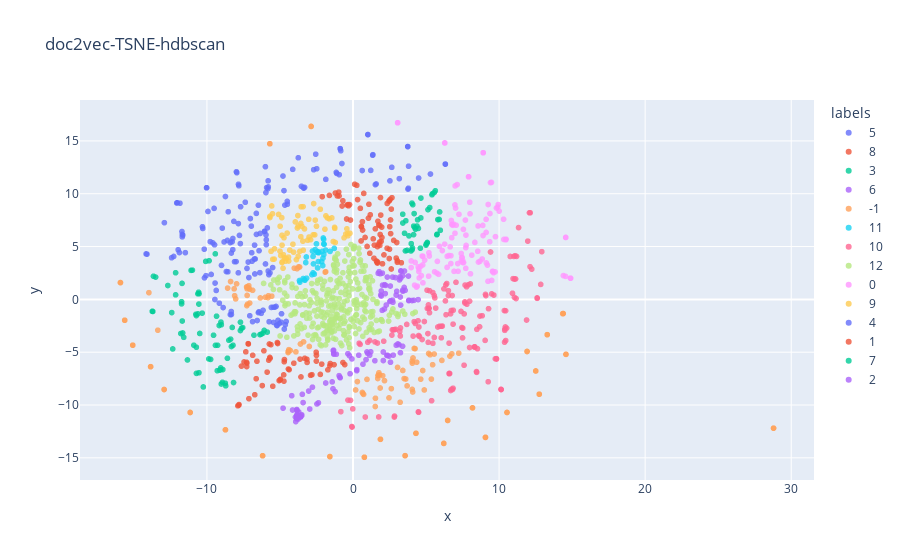

Here is the notebook cell this chart was saved with:
### Code cell
clusterer, df3 = hdbs(30, tsne_df)
hdbs_scatter("doc2vec-TSNE-hdbscan", df3)
sns.distplot(clusterer.outlier_scores_[np.isfinite(clusterer.outlier_scores_)], rug=True)

### Figure 1 — Plotly figure (JSON) as saved in the notebook; plotly's stock layout.template omitted (floating-point values rounded to 4 significant figures; data arrays with more than 128 entries replaced by an {"elided": "..."} marker saying what was removed)
{"data": [{"hovertemplate": "<b>%{hovertext}</b><br><br>labels=5<br>x=%{x}<br>y=%{y}<extra></extra>", "hovertext": {"elided": "131 str values"}, "legendgroup": "5", "marker": {"color": "#636efa", "opacity": 0.8, "symbol": "circle"}, "mode": "markers", "name": "5", "showlegend": true, "type": "scattergl", "x": {"elided": "131 float values"}, "xaxis": "x", "y": {"elided": "131 float values"}, "yaxis": "y"}, {"hovertemplate": "<b>%{hovertext}</b><br><br>labels=8<br>x=%{x}<br>y=%{y}<extra></extra>", "hovertext": ["(주)밀모 빨강치마 야영장", "W글램핑", "가평설악 하늘계곡 캠핑장", "강화캠핑파크", "구미 캠핑장", "굼벵이캠핑농원", "글램핑 앤 카라반 (포항)", "깊은골캠핑장", "깊이울관광농원", "나주 죽산보 오토캠핑장", "놀터글램핑", "뉴욕카라반", "단양 천동계곡 캠핑장 그린농원", "대풍바위 오토캠핑장", "덕암호캠핑장", "또올래캠핑장", "마검포 힐링캠핑장", "무주카라반", "문암생태공원", "물의나라 캠핑장", "베스트필드", "보광농촌체험휴양마을", "봉평마가리 캠핑장", "산내들 패밀리 어드벤처파크", "샛별글램핑", "서후리캠핑장", "아날로거 무릉도원점", "에코힐글램핑", "예원캠핑장", "오커빌리지", "오페라캠핑장", "올덴캠핑장", "완도 명사십리 오토캠핑장", "용수 그린랜드", "우니메이카 캠핑장 양양점", "자유인의 카라반", "작은쉼터야영장", "정선군생태체험학습장야영장", "캠프 에이프릴", "캠프ing 오토캠핑장", "캠프수풀이", "캠프포레", "코뿔소글램핑", "코코로망스", "쿵쿵소 캠핑장", "태안별빛오토캠핑장", "편백힐(치유의숲)야영장", "포천자연마을 서울캠핑장", "푸른섬 캠핑장", "피아골오토캠핑장", "함양 용추 오토캠핑장", "함허동천야영장", "합천해피캠핑", "홀리데이캠핑장", "횡성초보캠핑장"], "legendgroup": "8", "marker": {"color": "#EF553B", "opacity": 0.8, "symbol": "circle"}, "mode": "markers", "name": "8", "showlegend": true, "type": "scattergl", "x": [-5.058, -5.62, -7.461, -3.563, -6.211, -2.906, -4.423, -7.163, -7.264, -2.522, -2.812, -3.624, -5.493, -4.372, -6.63, -0.6875, -1.721, -7.289, -4.97, -4.994, -5.181, -2.505, -3.156, -6.099, -5.77, -1.584, -4.695, -5.159, -3.143, -4.745, -4.709, -4.052, -4.729, -6.868, -3.307, -2.237, -2.511, -0.5657, -6.726, -5.676, -6.577, -5.727, -7.885, -7.128, -7.339, -7.179, -7.279, -7.805, -5.879, -2.146, -1.298, -5.697, -7.82, -7.639, -1.558], "xaxis": "x", "y": [-7.687, -4.289, -5.924, -7.34, -8.161, -7.189, -6.59, -4.22, -6.033, -5.005, -7.133, -5.654, -8.223, -6.655, -7.511, -5.978, -6.671, -5.952, -7.573, -7.624, -4.088, -5.297, -5.671, -4.868, -5.752, -6.271, -5.698, -4.177, -5.966, -7.146, -5.903, -6.043, -7.742, -5.29, -5.578, -7.103, -5.843, -6.18, -9.029, -5.576, -5.856, -4.223, -10.08, -9.401, -4.967, -4.192, -6.36, -9.957, -6.885, -6.129, -6.18, -5.492, -10.01, -6.319, -6.072], "yaxis": "y"}, {"hovertemplate": "<b>%{hovertext}</b><br><br>labels=3<br>x=%{x}<br>y=%{y}<extra></extra>", "hovertext": ["(주)쉐르빌리안티티", "김포 황토테마파크", "내리 캠핑장", "누룽지", "달궁자동차 야영장", "대가야역사테마관광지 캠핑장", "대관령솔내음오토캠핑장", "대궐오토캠핑장", "대청호 로하스 캠핑장", "둥글이네", "리스캐빈", "마루노리", "민주지산 자연휴양림", "바다의 별 관광농원", "별헤는 밤", "블루밍", "산노리 캠핑장", "산호야관광농원", "삼계리주말농원캠핑장", "소금강마을에코센터 오토캠핑장", "순천국민여가캠핑장", "숲속의야영장", "시목 야영장", "신화가족목공체험 캠핑소", "심학산야영장", "약수골 캠프촌 오토캠핑장", "오크밸리카라반캠핑장", "용문산 해와달", "우리들캠핑장", "원주두리캠핑장", "전주 도란도란카라반", "제천승마오토캠핑장", "중랑캠핑숲", "지리산오도재힐링캠핑장", "천왕산 가족캠핑장", "청양 칠갑산 오토캠핑장", "캠핑월드", "티피 캠핑장", "헤밍웨이 글램핑", "화순 고인돌 오토캠핑장"], "legendgroup": "3", "marker": {"color": "#00cc96", "opacity": 0.8, "symbol": "circle"}, "mode": "markers", "name": "3", "showlegend": true, "type": "scattergl", "x": [5.93, 5.068, 5.405, 3.404, 5.134, 4.381, 4.996, 5.015, 4.644, 4.046, 3.527, 3.969, 5.807, 5.561, 4.145, 4.422, 4.155, 4.094, 5.976, 4.612, 5.755, 5.634, 4.649, 5.735, 5.086, 4.476, 3.588, 3.411, 3.616, 3.987, 4.068, 3.704, 5.44, 4.183, 3.832, 4.037, 4.273, 5.901, 5.255, 4.229], "xaxis": "x", "y": [8.278, 5.331, 9.902, 8.061, 8.494, 6.944, 5.135, 5.24, 7.712, 4.692, 6.257, 4.583, 7.553, 10.11, 6.128, 7.531, 6.935, 8.963, 6.542, 4.848, 6.166, 10.28, 9.589, 6.118, 5.387, 6.719, 4.589, 7.23, 7.441, 5.276, 4.867, 4.638, 10.0, 8.12, 6.009, 9.113, 6.639, 7.567, 8.687, 6.795], "yaxis": "y"}, {"hovertemplate": "<b>%{hovertext}</b><br><br>labels=6<br>x=%{x}<br>y=%{y}<extra></extra>", "hovertext": ["(주)아웃오브파크", "가평썬 캠핑", "간현관광지 캠핑장", "강가민박캠핑장", "강변사리 캠핑장", "경주초우오토캠핑장", "계방산 오토캠핑장", "고대산캠핑리조트", "고성다이노캠핑장", "고성잔디캠핑장", "공주계곡캠핑장", "구암농원", "금대자동차야영장", "꽃주렁나무주렁캠핑장", "나라펜션캠핑장", "농어바위캠핑장", "늘솔길 캠핑장", "다놀자캠핑장", "단풍숲캠핑장", "달숲스테이", "담양 금성산성 오토캠핑장", "대기리산촌체험학교야영장", "대명캠프 팜랜드", "대부도나라캠핑장", "대천오토캠핑장", "대천해수욕장 야영장", "돈내미농장", "돌배야영장(제1야영장)", "동그라미캠핑장", "두곡해수욕장야영장", "만석꾼 캠핑장", "맑음터공원 캠핑장", "명돈골 캠핑장", "무도글램핑", "무안황토갯벌랜드 오토캠핑장", "문경 단산 숲속 캠핑장", "문경레저투어 캠핑장", "문수골 힐링캠핑장", "백자동 캠핑장", "봉화솔향가득서울캠핑장", "블루웨일 빌리지", "산타캠핑장", "상주보 오토캠핑장", "새연리조트글램핑홍천점", "서울대공원야영장", "석양마을 주포", "소요별앤숲테마파크", "속리산 사계절 캠핑장", "속초 밤하늘글램핑", "속초해변 국민여가캠핑장", "솔내음캠핑장", "솔밭야영장", "솔밭캠프", "에버그린빌리지", "엘리캠핑장", "여울소리", "영산강 승촌보캠핑장", "예당관광지 국민여가캠핑장", "오름새", "용천수캠핑장", "월드니스", "월성 산아래 글램핑", "인제캠핑타운", "자연에 머물다", "정원캠핑장", "진밭골야영장", "채움카라반리조트", "청도글램핑", "청천 화양동관광농원 초롱이캠핑장", "치악신림오토캠핑장", "클럽프리모", "태화연캠핑장", "판운캠핑장", "평창 태기산 캠핑장 펜션", "프라임캠핑장", "프린세스 캠핑장", "합천호 코지캠핑장", "황산캠핑장", "힐링아일랜드 글램핑"], "legendgroup": "6", "marker": {"color": "#ab63fa", "opacity": 0.8, "symbol": "circle"}, "mode": "markers", "name": "6", "showlegend": true, "type": "scattergl", "x": [2.752, -1.317, -3.418, -2.47, -1.314, -2.779, 0.8904, -0.2019, -3.838, -4.195, -1.333, -4.139, -3.849, -0.3498, -3.826, -3.839, 0.3937, -3.791, -3.587, -3.842, -3.47, 2.075, 0.9561, -3.849, 0.2566, -3.848, 2.465, -3.939, -3.713, -2.37, 0.682, -3.58, -3.831, -1.37, -3.797, -2.961, 3.07, -3.836, 1.213, -3.037, -3.84, -3.822, -1.142, 1.496, -0.2459, -3.513, -3.76, -4.789, -1.426, -3.921, -3.834, -3.832, -3.85, -0.8786, 2.074, -3.634, 1.011, -3.597, -3.855, 2.566, -0.9524, -3.595, -1.356, -1.227, -3.849, 3.393, 1.139, -0.07382, 2.366, -3.603, -1.869, -3.516, 0.2615, 3.148, 2.314, 3.246, -0.9009, -3.848, 2.956], "xaxis": "x", "y": [-5.276, -5.12, -9.771, -9.901, -5.187, -8.308, -5.705, -7.039, -11.15, -9.117, -4.803, -10.47, -11.29, -5.141, -10.54, -11.16, -5.286, -10.95, -11.1, -11.12, -8.987, -4.98, -4.976, -10.43, -6.753, -11.29, -5.374, -11.14, -10.66, -9.791, -6.134, -11.11, -10.98, -8.467, -11.13, -10.38, -4.218, -10.91, -4.962, -8.68, -11.15, -11.1, -5.19, -5.806, -5.331, -11.0, -11.33, -10.3, -7.808, -11.57, -10.48, -11.18, -11.29, -7.417, -5.793, -11.12, -5.112, -11.14, -11.02, -5.948, -7.221, -11.11, -4.859, -8.728, -11.31, -4.438, -5.286, -5.639, -5.299, -11.12, -7.914, -10.92, -6.65, -4.296, -5.308, -5.046, -7.37, -11.28, -4.339], "yaxis": "y"}, {"hovertemplate": "<b>%{hovertext}</b><br><br>labels=-1<br>x=%{x}<br>y=%{y}<extra></extra>", "hovertext": {"elided": "139 str values"}, "legendgroup": "-1", "marker": {"color": "#FFA15A", "opacity": 0.8, "symbol": "circle"}, "mode": "markers", "name": "-1", "showlegend": true, "type": "scattergl", "x": {"elided": "139 float values"}, "xaxis": "x", "y": {"elided": "139 float values"}, "yaxis": "y"}, {"hovertemplate": "<b>%{hovertext}</b><br><br>labels=11<br>x=%{x}<br>y=%{y}<extra></extra>", "hovertext": ["(주)태평소금 천일염 힐링캠프", "가평무릉도원캠핑장", "국립검마산자연휴양림", "그림나래 힐링캠프", "내설악 글램핑 파크", "내소힐링캠프", "더반 힐 글램핑", "두리캠핑장", "두밀숲캠핑장", "라포레캠핑장", "무릉계곡힐링캠핑장", "미산분교 캠핑장", "숲속가든 캠핑장", "스카이 펜션&캠핑장", "신선계곡 야영장", "양주산막골캠핑장", "양주시 미술관옆 캠핑장", "에코유 캠핑장", "영덕 고래불 국민 야영장", "예그리나숲", "오글오글오토캠핑장", "월악파인오토캠핑장", "유니의바다 카라반캠핑장", "청간정 콘도 카라반 캠핑장", "캠핑소리251", "코코비발디 글램핑", "토토큰바위 캠핑장", "포시즌 캠핑장", "폴라리스야영장", "학마을캠프", "호반오토캠핑장", "호수산장관광농원", "화왕산자연휴양림", "후평숲캠핑장", "히어리캠핑장"], "legendgroup": "11", "marker": {"color": "#19d3f3", "opacity": 0.8, "symbol": "circle"}, "mode": "markers", "name": "11", "showlegend": true, "type": "scattergl", "x": [-2.464, -2.377, -3.407, -2.412, -3.294, -2.07, -2.055, -2.736, -2.038, -2.01, -2.339, -2.65, -2.425, -1.285, -2.589, -3.194, -1.573, -1.977, -2.501, -2.001, -3.323, -2.373, -2.737, -2.15, -2.815, -3.664, -2.392, -3.638, -3.235, -2.774, -2.708, -1.995, -1.878, -2.109, -3.179], "xaxis": "x", "y": [4.457, 4.424, 1.972, 4.528, 1.815, 3.201, 3.901, 2.511, 5.811, 5.684, 4.429, 2.394, 2.979, 4.827, 4.711, 4.014, 4.54, 5.211, 5.257, 5.255, 1.853, 3.575, 4.072, 3.57, 2.338, 1.786, 4.493, 1.63, 3.481, 4.57, 3.356, 4.241, 4.67, 4.542, 2.003], "yaxis": "y"}, {"hovertemplate": "<b>%{hovertext}</b><br><br>labels=10<br>x=%{x}<br>y=%{y}<extra></extra>", "hovertext": {"elided": "147 str values"}, "legendgroup": "10", "marker": {"color": "#FF6692", "opacity": 0.8, "symbol": "circle"}, "mode": "markers", "name": "10", "showlegend": true, "type": "scattergl", "x": {"elided": "147 float values"}, "xaxis": "x", "y": {"elided": "147 float values"}, "yaxis": "y"}, {"hovertemplate": "<b>%{hovertext}</b><br><br>labels=12<br>x=%{x}<br>y=%{y}<extra></extra>", "hovertext": {"elided": "297 str values"}, "legendgroup": "12", "marker": {"color": "#B6E880", "opacity": 0.8, "symbol": "circle"}, "mode": "markers", "name": "12", "showlegend": true, "type": "scattergl", "x": {"elided": "297 float values"}, "xaxis": "x", "y": {"elided": "297 float values"}, "yaxis": "y"}, {"hovertemplate": "<b>%{hovertext}</b><br><br>labels=0<br>x=%{x}<br>y=%{y}<extra></extra>", "hovertext": ["J글램핑", "stay714", "㈜제주글램핑", "가람리조트", "가족쉼터", "고길동 캠핑장", "그루터기캠핑장", "금계관광농원", "금은모래 캠핑장", "달숲 캠핑장", "당진해양캠핑공원", "대저생태공원 캠핑장", "대회산캠핑장", "더 프라우드", "덕산해변 캠핑장", "덕이네 펜션&캠핑", "도명산캠핑장", "독립기념관 캠핑장", "돌배야영장(제2야영장)", "돌산캠핑장", "득량만풍광휴식센터", "들꽃피는언덕 캠핑장", "로하스 캠핑장", "리버힐즈 캠핑장", "리프레쉬 캠핑장", "마령큰시내들캠핑장", "마로니에숲 캠핑장", "마루한캠핑장", "마운틴 캠핑장", "마운틴캠핑장", "마인드 글램퍼스", "만정캠핑장", "매물도야영장", "매봉힐링쉼터오토캠핑장", "맹방 비치캠핑장", "메가오토캠핑장", "명성가족캠핑촌", "명성산글램핑", "몽산포오토캠핑장", "무지개서는 마을", "문경수예리오토캠핑장", "문라이트캠핑장", "방아텃골 관광농원", "범도오토캠핑장", "변산 오토캠핑장", "별아래 캠핑장", "보리산캠핑장", "북한산 캠핑장", "비슬산숲속오토캠핑장", "사계절 글램핑", "사계절 야영장", "사계절오토캠핑장", "산여울캠핑장", "삼남매와 뭉치네 캠핑장", "삼정오토캠핑장", "새들펜션캠핑장", "선바위자연캠핑장", "섬바위 오토캠핑장", "세종 합강캠핑장", "소풍가는날펜션 오토캠핑장", "솔뜰 캠핑장", "솔바람 캠핑장", "솔향기캠핑장", "송천떡마을야영장", "숲속 동키마을 캠핑장", "스카이글램핑", "스카이랜드리조트", "신어산자연숲캠핑장", "써니밸리 오토캠핑장", "아라야영장", "아산글램핑캠핑장", "양양오색 휴랜드 야영장", "어라운드 빌리지", "어망골 캠핑장", "에뜨유명산캠핑장", "엘포리글램핑", "여주참숯마을 캠핑장", "연곡해변 솔향기캠핑장", "영월 동강오토캠핑장", "욕지도 관광농원", "용문산 자연휴양림", "운문산군립공원 소머리 야영장", "운일암반일암관광지 야영장", "울주해양레포츠센터 야영장", "유명산힐링캠프", "이안숲속오토캠핑장", "임랑카라반파크", "자우림캠핑장", "장호비치캠핑장", "정든 캠핑장", "주노글램핑 인 광주", "청계동 솔바람야영장", "초리 포레스트", "춘천캠핑월드", "충북대학교 천문대천문체험학교", "충주반딧불 오토캠핑장", "캠프오슬로", "캠핑포유 캠핑장", "클럽레스피아", "파인힐빌리지 캠핑장", "팔리봉캠핑장", "포레스트 캠핑장", "핀란드캠핑장", "하느제캠핑장", "하늘빛수목원", "하얀여울", "학암포 퍼스트 캠핑장", "학암포나로야영장", "한탄강관광지 오토캠핑장", "해오름 관광농원", "호명산 캠프", "화천 휴캠핑장"], "legendgroup": "0", "marker": {"color": "#FF97FF", "opacity": 0.8, "symbol": "circle"}, "mode": "markers", "name": "0", "showlegend": true, "type": "scattergl", "x": [8.844, 9.478, 14.56, 6.444, 4.786, 10.31, 6.835, 7.719, 6.115, 3.982, 9.252, 6.566, 7.557, 5.922, 6.284, 4.532, 3.057, 10.46, 4.771, 8.34, 6.648, 6.892, 9.56, 5.739, 7.417, 8.884, 9.111, 10.48, 4.4, 4.215, 6.73, 9.497, 7.695, 7.566, 6.284, 7.02, 6.978, 9.413, 9.356, 7.407, 4.785, 5.224, 6.991, 7.915, 6.759, 7.744, 9.939, 14.55, 9.727, 4.681, 8.913, 8.913, 7.91, 5.776, 7.17, 5.176, 9.376, 5.195, 4.457, 7.062, 7.524, 4.904, 7.72, 7.471, 5.586, 9.903, 14.4, 6.699, 3.057, 14.56, 10.01, 4.731, 7.255, 9.624, 6.705, 7.193, 9.132, 9.752, 9.822, 8.012, 7.454, 8.59, 9.549, 6.781, 9.241, 6.917, 4.255, 4.643, 3.984, 10.32, 8.041, 9.204, 14.9, 7.732, 7.519, 6.44, 8.563, 9.113, 8.902, 4.345, 8.686, 14.88, 6.274, 8.13, 6.981, 6.768, 4.513, 4.508, 5.858, 8.538, 7.991, 7.129], "xaxis": "x", "y": [3.823, 11.07, 5.864, 4.078, 1.564, 7.586, 7.008, 4.892, 4.619, 3.012, 8.98, 4.152, 6.626, 5.022, 14.81, 2.031, 16.72, 5.64, 3.264, 5.392, 4.972, 7.121, 2.653, 2.488, 3.635, 7.002, 7.576, 5.696, 1.255, 1.345, 7.467, 1.793, 7.508, 3.489, 14.81, 8.647, 8.942, 11.05, 5.456, 4.342, 4.085, 4.106, 10.74, 11.61, 5.835, 5.106, 8.973, 2.178, 2.6, 2.245, 13.88, 13.88, 11.6, 3.599, 3.388, 2.195, 8.127, 4.415, 3.068, 7.024, 3.485, 3.717, 2.941, 3.956, 2.616, 8.738, 2.252, 3.392, 16.72, 5.863, 8.356, 4.1, 8.051, 2.527, 4.135, 2.661, 3.446, 5.937, 8.65, 8.096, 3.963, 3.532, 2.637, 7.108, 1.713, 2.653, 3.495, 3.143, 3.636, 5.674, 2.418, 3.244, 2.001, 6.085, 3.644, 3.029, 6.95, 6.338, 6.045, 1.164, 3.601, 2.008, 5.226, 4.186, 6.256, 7.087, 2.891, 2.636, 2.369, 4.551, 9.195, 10.87], "yaxis": "y"}, {"hovertemplate": "<b>%{hovertext}</b><br><br>labels=9<br>x=%{x}<br>y=%{y}<extra></extra>", "hovertext": ["THATS CAMPING 횡성자연휴양림야영장", "The Star 오토캠핑장", "가평 오렌지캠프", "강화무지개글램핑", "경주 힐링캠프", "괴산홍삼랜드 가족캠핑장", "글램핑클럽레스피아in파주", "남양주 휴림캠핑장", "노을공원 노을캠핑장", "단양 무지개 오토캠핑장", "더좋은 펜션 캠핑장", "덕동 산상낙원", "도리돌 캠핑장", "돌고래 하우스 카라반", "매일민박캠핑장", "매화관광농원캠핑장", "물댄동산", "물동네힐링 야영장", "백운산 자연휴양림 자동차야영장", "범산골캠핑장", "별다리 캠핑", "비발디 캠핑파크", "비학농원캠핑장", "산내들민박&오토캠핑장", "상상글램핑", "상황오토캠핑장", "속리산알프스야영장", "솔내음 물댄동산 야영장", "솔다람숲힐링파크", "숲이조아 오토캠핑장", "시골학교캠핑장", "신난다 글램핑", "써니힐글램핑", "씨엘관광농원", "아로니움글램핑", "아빠가 만든 캠핑장", "아산 영인산자연휴양림 숲속야영장", "양양캠핑장", "양주 패밀리 캠핑장", "여울지숲속캠핑장", "연천 한여울팜파크 글램핑장", "영주호오토캠핑장", "은하캠핑장", "자라섬캠핑장", "제주파인비치 카라반", "제천 명암 오토캠핑장", "죽도야영체험장", "지리산반내골오토캠핑장", "진경원민박캠핑장", "쪽빛하늘 캠핑장", "청암관광농원", "청옥산깨비마을야영장", "청평다감캠핑장", "충주카누캠핑장", "칠곡보 오토캠핑장", "칠포그린로즈야영장", "카라반랜드", "터닝포인트카라반&캠핑", "통고산 자연휴양림야영장", "트리하우스계곡야영장", "파인 카라반 캠핑장", "푸른산페어웨이", "푸른숲캠핑장", "플레이랜드 캠핑장", "하오재캠핑장", "하추 자연휴양림", "해창만 수변공원 오토캠핑장", "화강 수변 오토캠핑장", "화명 오토캠핑장", "힐포인트"], "legendgroup": "9", "marker": {"color": "#FECB52", "opacity": 0.8, "symbol": "circle"}, "mode": "markers", "name": "9", "showlegend": true, "type": "scattergl", "x": [-4.408, -5.564, -0.4212, -4.859, -3.432, -4.331, -1.759, -5.688, -3.012, -4.945, -3.76, -3.807, -5.375, -1.632, -3.755, -3.323, -3.775, -5.613, -0.3519, -4.725, -3.642, -4.998, -4.861, -4.863, -1.262, -4.99, -4.416, -3.95, -0.3632, -5.497, -4.764, -4.561, -4.695, -5.514, -0.2095, -4.791, -1.214, -1.859, -0.4976, -1.922, -2.906, -1.248, -4.51, -2.5, -3.404, -4.876, -3.549, -2.62, -4.071, -4.847, -2.239, -4.613, -3.572, -3.418, -3.102, -3.573, -0.6135, -4.674, -2.725, -2.694, -3.876, -5.397, -3.032, -4.112, -1.354, -3.494, -5.095, -5.689, -2.586, -1.449], "xaxis": "x", "y": [3.633, 8.844, 6.68, 5.133, 5.508, 4.665, 7.718, 7.747, 5.903, 4.147, 6.937, 6.756, 4.79, 7.634, 4.081, 6.672, 7.933, 4.551, 6.016, 5.831, 4.549, 4.562, 6.067, 3.488, 6.82, 6.921, 4.0, 7.337, 6.226, 3.796, 4.224, 3.864, 3.922, 8.102, 6.26, 2.951, 5.386, 7.906, 6.186, 6.644, 5.651, 6.724, 6.275, 6.926, 4.653, 7.734, 8.763, 6.107, 4.472, 3.551, 8.533, 3.614, 5.932, 8.776, 5.598, 7.187, 5.829, 3.925, 6.114, 9.07, 3.762, 3.813, 7.578, 5.222, 5.477, 6.911, 8.041, 7.859, 7.503, 7.712], "yaxis": "y"}, {"hovertemplate": "<b>%{hovertext}</b><br><br>labels=4<br>x=%{x}<br>y=%{y}<extra></extra>", "hovertext": ["YC글램핑", "㈜씨스테이 야영장", "강릉 노추산 힐링캠프", "골드펫리조트", "낭만가족 캠핑장", "늘편한캠핑장", "대부도캠핑성", "동화힐링캠프", "라온 글램핑", "라파엘 펜션 글램핑장", "멍글멍글 펫 글램핑", "별마로빌리지캠핑장", "별무리", "비토섬 신우리조트 모던글램핑", "산사랑 글램핑", "상비오토캠핑", "서운산 자연휴양림 자동차야영장", "스톤힐", "십리포해수욕장 야영장", "에스글램핑", "연지곤지팜캠핑장", "오아시스글램핑", "잔디팜캠핑장", "장태산 자연휴양림", "주암 오토캠핑장", "포천계곡캠핑장", "포천파크야영장", "하이락 글램핑장", "홍천 쁘띠힐링카라반", "힐링캠프글램핑"], "legendgroup": "4", "marker": {"color": "#636efa", "opacity": 0.8, "symbol": "circle"}, "mode": "markers", "name": "4", "showlegend": true, "type": "scattergl", "x": [5.303, -0.8777, 1.213, 1.362, 3.79, 2.528, -2.486, 3.748, -1.861, -0.837, 1.344, 2.654, -1.112, -0.7599, 3.173, 3.765, 6.32, -0.9424, -0.8786, 1.53, -1.147, 4.49, 0.6277, 1.584, 6.321, 1.017, 1.018, -2.692, 3.802, 3.747], "xaxis": "x", "y": [11.86, 14.26, 12.21, 13.7, 10.52, 11.22, 12.37, 14.46, 11.36, 14.07, 13.65, 12.5, 11.92, 12.86, 11.43, 10.44, 12.8, 11.8, 14.27, 10.86, 12.02, 11.49, 12.2, 10.93, 12.81, 15.6, 15.6, 12.27, 12.61, 14.46], "yaxis": "y"}, {"hovertemplate": "<b>%{hovertext}</b><br><br>labels=1<br>x=%{x}<br>y=%{y}<extra></extra>", "hovertext": ["가지산 자연캠핑장", "각화산 힐링 숲 캠프", "갈천 오토캠핑장", "강화고인돌 캠핑장", "계룡산글램핑", "계룡산글램핑파크 오브드림", "광교호수공원 가족캠핑장", "광릉솔개캠핑장", "국립삼봉자연휴양림 야영장", "그레이스 글램핑", "글램비글램핑", "금광관광농원 캠핑장", "금방아 민박캠핑장", "금원산 자연휴양림", "나주 글램핑 어스", "노꼬담꼬", "다람쥐 쉼터", "달빛글램핑장", "대호레져글램핑", "도림사오토캠핑장", "독스아웃", "동물카라반", "뚜뚜글램핑", "뜨란솔 캠핑장", "락인뜰", "마중펜션캠핑장", "매미캠프", "목사골 야영장", "몽산포오션캠핑장", "물고기 관광농원", "반디캠프", "밤골야영장", "백운산 자연휴양림 야영장", "별삼킨별캠핑장", "별장캠핑카", "봄날처럼", "부에노스아이레스", "비토애", "사촌해수욕장야영장", "상주 우산캠핑장", "소리길 오토캠핑장", "속리산 사내리 야영장", "솔바다 캠핑장", "수도권매립지 캠핑장", "썬빌리지펜션캠핑장", "약수농원", "양양 고인돌오토캠핑장", "어라운드폴리캠프", "연지곤지 캠핑장", "올레야영장", "왕터리조트", "우니메이카", "자연애 품 캠핑장", "제암산자연휴양림 야영장", "지리산천왕봉야영장", "천등산캠핑장", "첫마을 관광타운", "청송캠핑장", "청풍명월", "최남단글램핑", "추억만들기 캠핑장", "춘장대오토캠핑장", "카라반 캠프", "카라반에코빌리지", "카우 글램핑", "파라다이스스파도고 카라반캠핑장", "파주쇠꼴마을고고캠핑장", "팔공산금화자연휴양림", "펜션600 캠핑장", "한울오토캠핑장", "해솔길 캠핑장", "흙집섬진강풍경"], "legendgroup": "1", "marker": {"color": "#EF553B", "opacity": 0.8, "symbol": "circle"}, "mode": "markers", "name": "1", "showlegend": true, "type": "scattergl", "x": [1.674, 1.845, 3.309, 2.499, 0.1137, 2.568, 2.12, -0.4375, 1.64, -0.748, 2.514, 0.2588, 2.788, 1.53, 0.6434, -0.3118, 1.383, 1.706, 0.5783, 1.148, 1.924, 0.6543, 2.544, 1.088, -0.9565, 3.035, 1.434, 0.8254, 1.603, 0.501, 2.472, 2.465, 1.671, 2.621, -0.2379, 0.5683, 1.981, 1.882, 2.019, -1.207, 2.481, -1.075, -1.617, 1.964, -2.107, 1.737, 3.039, 1.461, 2.576, 2.666, 1.82, 0.3118, -0.6946, 1.058, -0.4072, -0.3442, 1.68, 0.5505, 0.9648, -0.979, 2.339, 1.859, 2.332, 1.765, 1.898, 2.955, 1.837, -0.1768, 1.181, 2.994, 0.734, 2.62], "xaxis": "x", "y": [4.997, 6.977, 3.466, 4.75, 10.9, 7.518, 4.214, 7.61, 3.506, 8.84, 6.882, 10.8, 5.585, 6.676, 7.356, 8.854, 5.73, 7.396, 6.864, 4.363, 5.489, 6.563, 9.463, 9.004, 9.787, 3.512, 3.894, 5.859, 3.632, 8.618, 9.314, 9.312, 3.437, 8.546, 8.974, 6.911, 5.859, 9.637, 3.369, 10.07, 3.871, 9.791, 9.841, 6.841, 9.723, 5.199, 3.65, 5.135, 6.225, 9.623, 5.426, 9.446, 9.332, 7.687, 8.934, 8.972, 3.541, 5.53, 5.008, 10.15, 9.081, 6.141, 4.842, 7.047, 7.979, 3.907, 5.114, 7.51, 8.007, 5.383, 10.03, 2.877], "yaxis": "y"}, {"hovertemplate": "<b>%{hovertext}</b><br><br>labels=7<br>x=%{x}<br>y=%{y}<extra></extra>", "hovertext": ["가평 물골숲 계곡 캠핑장", "강나루야영장", "강릉여행 굿캠핑", "강촌하늘아래", "교래자연휴양림 야영장", "구름계곡캠핑장", "글램핑스토리", "금산산림문화타운", "김삿갓 계곡 캠핑장", "깃대 캠핑장", "남이섬 베스트캠핑장", "노산팔경 캠핑장 관광농원", "뉴힐링캠프", "다릿재농원캠핑장", "다옴 햇골 캠핑장", "달빛고운병곡캠핑장", "달재오토캠핑장", "대현캠핑장", "덕동 산마루캠핑장", "덕동골 오토캠핑장", "덕유캠프농장", "도마치캠핑장", "들꽃여울캠핑장", "마이웨이 리조트 관광", "몬테비얀코 캠핑장", "무주수목원캠핑장", "물결캠핑장", "밀양캠핑홀릭", "밤별생각 낮달이야기", "별밤 야영장", "별이 빛나는 밤에 펜션 캠핑", "보은글램핑", "봉화별야영장", "산으로 캠핑장", "산정호수글램핑", "산중오토캠핑장", "산촌오토캠핑장", "석교리 야영장", "선녀와 나무꾼 캠핑장", "섬지캠핑장", "세울터 오토캠핑장", "소백산 신선펜션 & 캠핑", "수목화 송정마을 오토캠핑장", "수봉야영장", "십이선녀탕 통나무집 야영장", "알파카스테이", "엄소리오토캠핑장", "여차울 캠핑장", "용천토리 오토캠핑장", "율곡관광농원 캠핑장", "은빛물결캠핑장", "은석캠핑장", "인디어라운드", "인제 연가리 오토캠핑장", "제주베스트힐", "중바위캠핑장", "쥬라기 카라반", "즐거운나들이 관광농원", "큰마당캠핑장", "타요캠핑장", "팜핑제주", "패밀리야영장", "평산 오토캠핑 야영장", "평창 보물섬캠핑장", "푸른고래 카라반 캠핑", "하늘그린캠프", "하늘연캠핑장", "하옥히든밸리", "한우물영농조합법인 제주캠핑카라반", "화암약수 야영장", "화양 원탑캠핑장"], "legendgroup": "7", "marker": {"color": "#00cc96", "opacity": 0.8, "symbol": "circle"}, "mode": "markers", "name": "7", "showlegend": true, "type": "scattergl", "x": [-8.599, -6.78, -9.427, -10.25, -12.34, -8.743, -10.9, -8.18, -10.99, -11.71, -11.74, -5.869, -10.55, -10.62, -8.381, -7.553, -9.874, -9.041, -8.216, -10.55, -9.292, -9.018, -9.852, -13.51, -8.268, -9.057, -7.705, -10.33, -9.272, -9.75, -11.69, -12.41, -8.322, -10.62, -11.66, -11.08, -12.68, -9.014, -6.37, -10.57, -7.709, -11.74, -8.715, -10.08, -6.163, -6.078, -10.73, -8.912, -8.501, -9.162, -10.76, -11.33, -13.66, -9.416, -11.59, -8.939, -10.5, -12.14, -9.13, -13.74, -9.343, -10.54, -10.73, -7.629, -11.79, -12.14, -6.282, -9.548, -13.7, -9.055, -10.72], "xaxis": "x", "y": [-5.574, -3.386, 4.311, -8.289, -4.69, -7.936, -4.339, -7.871, 2.769, 1.515, -0.427, -3.097, -6.944, 0.5278, -3.761, -2.673, -5.636, -2.151, -4.338, -0.4423, -6.75, -8.009, 3.656, 2.109, -2.655, -6.487, -2.16, -1.302, -4.345, -5.682, -2.047, -1.25, -4.462, -1.368, -3.18, 2.745, 1.313, -2.403, -3.34, 0.6788, -2.95, -0.2212, -8.183, 3.598, -3.188, -2.933, -1.536, -6.644, -3.869, -2.473, -1.411, -5.734, 2.19, -4.35, -3.589, -7.849, -3.227, 0.4302, -6.701, -1.129, -1.59, 0.5325, -4.529, -2.726, -3.232, 2.522, -3.289, -3.392, -1.144, -6.665, -7.005], "yaxis": "y"}, {"hovertemplate": "<b>%{hovertext}</b><br><br>labels=2<br>x=%{x}<br>y=%{y}<extra></extra>", "hovertext": ["가평 워크샵 캠핑장 씨브이", "강촌관광농원", "그날카라반", "그랑블루 글램핑야영장", "늘예솔글램핑", "달궁힐링야영장", "러브팜캠핑장", "마노힐링캠프", "마실 야영장", "무릉도원 캠핑장", "무창포카라반파크", "무창포해수욕장 오토캠핑장", "물꽃 캠핑장", "방화동 가족휴가촌 오토캠핑장", "배티하우스", "벨라캠핑장", "보다더캠핑", "블루문캠핑장", "삼척엘림캠핑장", "서울 서초 글램핑 청계산장", "성주산 자연휴양림", "소나무 풍경 펜션 야영장", "소나무와 계곡 캠핑장", "신안우전설레미캠핑장", "썬오브캠핑장", "알파고글램핑", "완주소양캠핑장", "용두산오토캠핑장", "저스트글램핑", "채움 관광농원", "천문대 별빛정원", "초락나루펜션&글램핑", "카누글램핑펜션", "텐타우스", "토리아이글램핑", "파인힐캠프", "풀내음캠핑장", "하비리조트", "한다리골 야영장", "향기로운추억캠핑장", "호수캠핑장", "횡성군 병지방 오토캠핑장", "휴앤락캠핑장"], "legendgroup": "2", "marker": {"color": "#ab63fa", "opacity": 0.8, "symbol": "circle"}, "mode": "markers", "name": "2", "showlegend": true, "type": "scattergl", "x": [2.555, 3.504, 2.523, 3.795, 2.15, 2.159, 3.182, 1.863, 3.812, 3.414, 1.722, 3.399, 2.951, 2.347, 3.522, 1.896, 1.937, 4.46, 2.237, 2.734, 3.295, 2.023, 3.272, 1.786, 2.275, 1.998, 3.823, 4.037, 2.994, 2.71, 3.225, 1.935, 2.702, 3.236, 2.01, 3.569, 3.263, 2.206, 3.41, 2.902, 4.166, 3.262, 2.563], "xaxis": "x", "y": [1.265, 1.131, -0.1977, 2.208, -0.9117, 1.39, 1.84, 2.422, -0.117, 0.7722, 2.471, 2.232, 0.4075, 2.112, 2.682, 0.4099, 0.3204, -0.02436, 1.325, -0.2706, 2.673, 1.345, 2.7, 2.622, -0.5352, -1.035, -0.07782, -0.1078, 0.7631, 2.11, 2.131, 0.7918, -0.07774, 0.2247, 2.486, 0.8555, 2.001, 0.5465, 0.8846, 2.069, -0.09392, -0.5405, -0.1262], "yaxis": "y"}], "layout": {"legend": {"title": {"text": "labels"}, "tracegroupgap": 0}, "title": {"text": "doc2vec-TSNE-hdbscan"}, "xaxis": {"anchor": "y", "domain": [0, 1], "title": {"text": "x"}}, "yaxis": {"anchor": "x", "domain": [0, 1], "title": {"text": "y"}}}}
